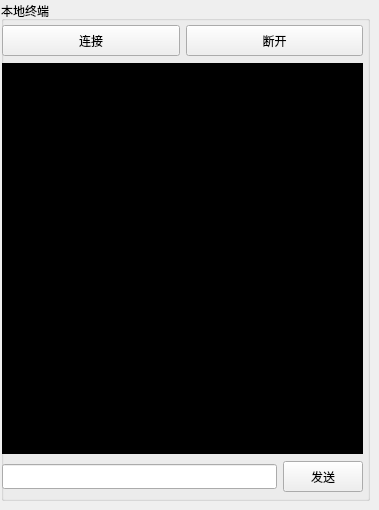
          <widget class="QWidget" name="tab_2">
           <attribute name="title">
            <string>终端</string>
           </attribute>
           <widget class="QGroupBox" name="groupBox_5">
            <property name="geometry">
             <rect>
              <x>1</x>
              <y>1</y>
              <width>369</width>
              <height>500</height>
             </rect>
            </property>
            <property name="title">
             <string>本地终端</string>
            </property>
            <widget class="QWidget" name="layoutWidget">
             <property name="geometry">
              <rect>
               <x>1</x>
               <y>23</y>
               <width>361</width>
               <height>471</height>
              </rect>
             </property>
             <layout class="QVBoxLayout" name="verticalLayout_7">
              <item>
               <layout class="QHBoxLayout" name="horizontalLayout_9">
                <item>
                 <widget class="QPushButton" name="terminal_connect">
                  <property name="maximumSize">
                   <size>
                    <width>16777215</width>
                    <height>31</height>
                   </size>
                  </property>
                  <property name="text">
                   <string>连接</string>
                  </property>
                 </widget>
                </item>
                <item>
                 <widget class="QPushButton" name="terminal_disconnect">
                  <property name="maximumSize">
                   <size>
                    <width>16777215</width>
                    <height>31</height>
                   </size>
                  </property>
                  <property name="text">
                   <string>断开</string>
                  </property>
                 </widget>
                </item>
               </layout>
              </item>
              <item>
               <widget class="QTextBrowser" name="base_cmd_output">
                <property name="sizePolicy">
                 <sizepolicy hsizetype="Expanding" vsizetype="Expanding">
                  <horstretch>0</horstretch>
                  <verstretch>0</verstretch>
                 </sizepolicy>
                </property>
                <property name="maximumSize">
                 <size>
                  <width>16777215</width>
                  <height>391</height>
                 </size>
                </property>
                <property name="styleSheet">
                 <string notr="true">background-color:rgb(0, 0, 0);
color:rgb(238, 238, 236);</string>
                </property>
               </widget>
              </item>
              <item>
               <layout class="QHBoxLayout" name="horizontalLayout_8">
                <item>
                 <widget class="QLineEdit" name="line_edit_cmd">
                  <property name="maximumSize">
                   <size>
                    <width>16777215</width>
                    <height>25</height>
                   </size>
                  </property>
                 </widget>
                </item>
                <item>
                 <widget class="QPushButton" name="send_cmd">
                  <property name="maximumSize">
                   <size>
                    <width>16777215</width>
                    <height>31</height>
                   </size>
                  </property>
                  <property name="text">
                   <string>发送</string>
                  </property>
                 </widget>
                </item>
               </layout>
              </item>
             </layout>
            </widget>
           </widget>
          </widget>
